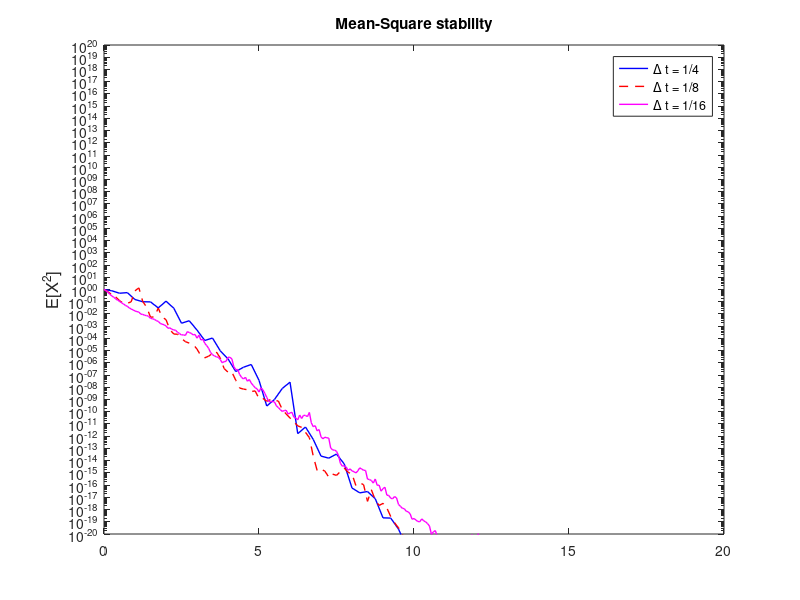

Write the MATLAB code that produced this figure.
% STAB Mean-Square stability test for semi tamed Milstein
%
% SDE is dX = -lambda*X-sigma*X^5 dt + mu*X dW, X(0) = Xzero,
%       where lambda and mu are constant and Xzero = 1.
%

randn('state', 104)
T = 20; M = 5000; Xzero = 1;
ltype = {'b-','r--', 'm-'};

lambda = 2; mu = sqrt(2); sigma = 1;

% dt = 2^(-3);
% Num = T/dt;
% dW = sqrt(2^(-3))*randn(1 ,Num);
% W = cumsum(dW);
% Xtrue = (Xzero*exp((lambda - 0.5*mu^2)*([dt:dt:T]) + mu*W)).^2;
% plot([0:dt:T], [Xzero, Xtrue], 'm*-'), hold on

for k = 1:3
    Dt = 2^(-1-k);
    N = T/Dt;
    Xms = zeros(1,N); Xtemp = Xzero*ones(M,1);
    for j = 1:N
        Winc = sqrt(Dt)*randn(M,1);
        tamed_term = 1 + abs( - sigma*Xtemp.^5)*Dt;
        Xtemp = Xtemp - Dt*lambda*Xtemp -  (Dt*sigma*Xtemp.^5)./tamed_term + mu*Xtemp.*Winc...
            + Xtemp.*(Winc.^2 - Dt);
        Xms(j) = mean(Xtemp.^2);
    end
    semilogy([0:Dt:T], [Xzero, Xms], ltype{k}, 'Linewidth',1), hold on
end
legend('\Delta t = 1/4', '\Delta t = 1/8', '\Delta t = 1/16')
title('Mean-Square stability')
ylabel('E[X^2]', 'FontSize', 12), axis([0, T, 1e-20, 1e+20]), hold off